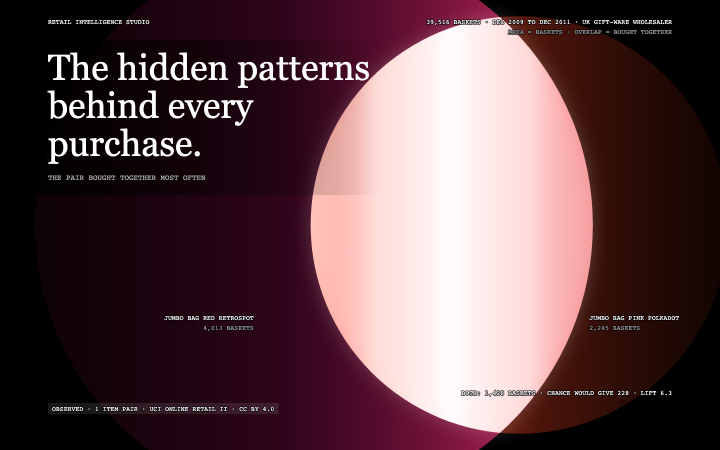
#> input picture design/sketches/pair-s00-d.png, 1440 x 900 px, given in place of 06-futures-a-busier.png, which was not available (shown at 1/2 size)
$ python compose_sheet.py
#> lines starting #> are read from the running program, lines starting #| are printed output that depends on the picture; pictures that were not available may be replaced by others from this repository, and a replacement may not be noted
#> `sheet = Image.new("RGB", (4 * W + 5 * G + 140, ROWS * (H + LAB) + (ROW..`: sheet: PIL image 1716x1072 RGB; every value is 17
"""Composes distinctness-sheet.png (240px-tall tiles, ENGINEERING_DECISIONS #17) and p09-pair-check.png.
Real build frames for P01-P05; P06, P07, P08 and P10 have no build frames yet, so their CD sketches are used and labelled.
Run from the project root: uv run --with pillow python design/sketches/compose_sheet.py
"""
from pathlib import Path
from PIL import Image, ImageDraw, ImageOps

HERE = Path(__file__).parent
PJ = HERE / "../../.."
tiles = [
    (PJ / "01-atlas-human-mobility/artifacts/evidence/stage-b3/1440x900/06-futures-a-busier.png", "P01 REAL FRAME: STROKED RING, CHORDS"),
    (PJ / "02-market-microstructure-lab/artifacts/evidence/stage-a/1440x900/00-s00-t3600.png", "P02 REAL FRAME: ELECTRIC ORB, S00"),
    (PJ / "03-climate-signal-observatory/artifacts/evidence/stage-a/1440x900/01-s00-t4600-end.png", "P03 REAL FRAME: SOLAR GLOBE, S00 END"),
    (PJ / "04-pulse-energy-grid/artifacts/evidence/stage-b/1440x900/fix1-s00-t3500.png", "P04 REAL FRAME: DAY ROSE, S00"),
    (PJ / "05-economic-atlas/artifacts/evidence/stage-a/1440x900/01-s00-t4600-end.png", "P05 REAL FRAME: SEED HEAD, S00 END"),
    (PJ / "06-sentinel-anomaly-lab/design/sketches/lens-s00-d.png", "P06 SKETCH (NO FRAMES): THE LENS"),
    (PJ / "07-supply-chain-orchestra/design/sketches/dock-s00-d.png", "P07 SKETCH (NO FRAMES): CROSS-DOCK"),
    (PJ / "08-healthscape/design/sketches/tissue-s00-d.png", "P08 IN-PROGRESS SKETCH: TISSUE DISC"),
    (PJ / "10-decision-universe/design/sketches/turn-s00-d.png", "P10 SKETCH (APPROVED): THE TURN"),
    (HERE / "pair-s00-d.png", "P09 SKETCH: COMMON GROUND, S00 END"),
    (HERE / "pair-s00-t0-d.png", "P09 SKETCH: S00 T0, AT CHANCE"),
    (HERE / "pair-s03b-d.png", "P09 SKETCH: S03B COHORT X MONTH 12"),
    (HERE / "pair-s05-d.png", "P09 SKETCH: S05 STOCK X DEMAND"),
]
W, H, LAB, G = 384, 240, 18, 8


def fit(p):
    im = Image.open(p).convert("RGB")
#> im is the input picture: PIL image 1440x900 RGB; mean R, G, B 96, 69.1, 74
    return ImageOps.fit(im, (W, H), Image.LANCZOS) if abs(im.width / im.height - W / H) > 0.2 else im.resize((W, H), Image.LANCZOS)
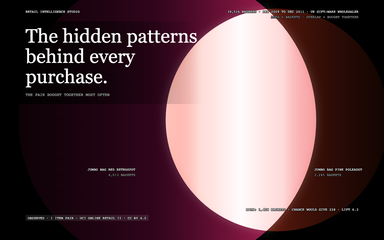
#> returned value: PIL image 384x240 RGB; mean R, G, B 95.9, 69.2, 74


ROWS = -(-len(tiles) // 4)
sheet = Image.new("RGB", (4 * W + 5 * G + 140, ROWS * (H + LAB) + (ROWS + 1) * G), "#111")
d = ImageDraw.Draw(sheet)
for i, (p, label) in enumerate(tiles):
    x, y = G + (i % 4) * (W + G), G + (i // 4) * (H + LAB + G)
    sheet.paste(fit(p), (x, y + LAB))
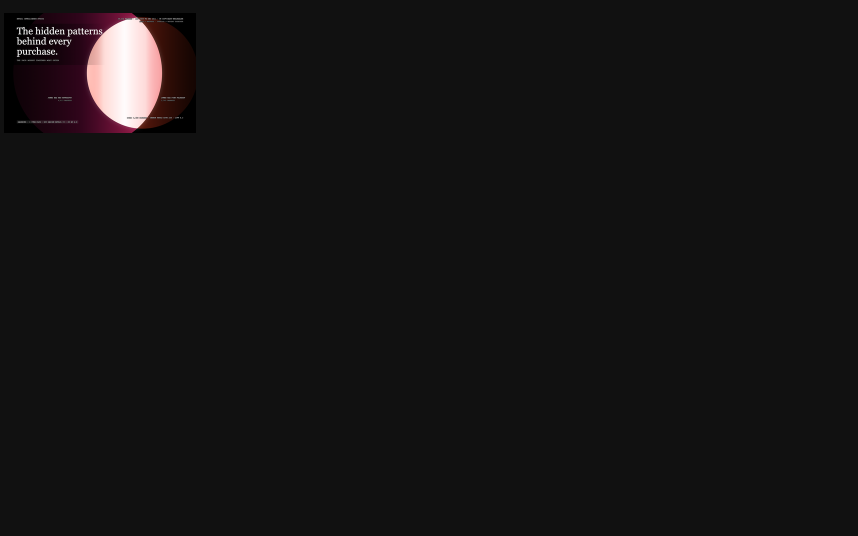
#> sheet: PIL image 1716x1072 RGB (shown at 1/2 size); mean R, G, B 21, 19.6, 19.9
    d.text((x + 2, y + 3), label, fill="#FF8FB0" if label.startswith("P09") else "#fff")
#> pass 2 of the loop `for i, (p, label) in enumerate(tiles):`:
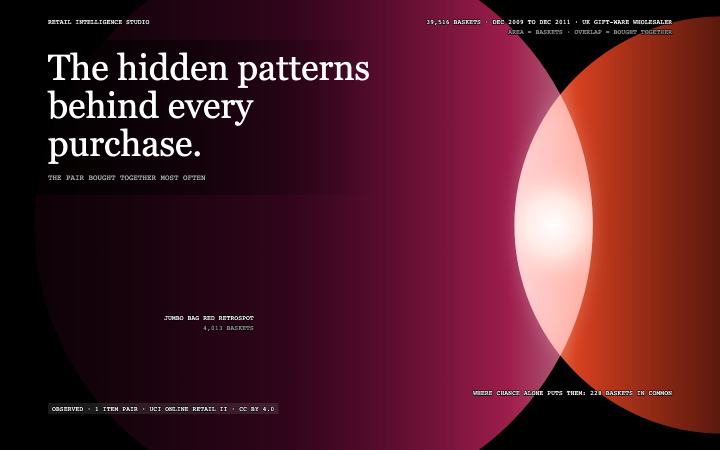
#> input picture design/sketches/pair-s00-t0-d.png, 1440 x 900 px, given in place of 00-s00-t3600.png, which was not available (shown at 1/2 size)
#> in fit, im is the input picture: PIL image 1440x900 RGB; mean R, G, B 82.1, 28.7, 39.8
#> in fit (call 2), `return ImageOps.fit(im, (W, H), Image.LANCZOS) if abs(im.width / im.he..`:
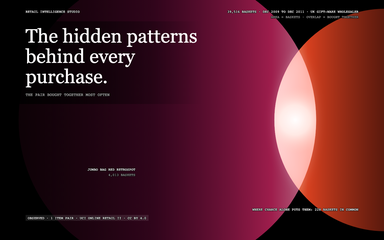
#> returned value: PIL image 384x240 RGB; mean R, G, B 82.1, 28.8, 39.8
#> `sheet.paste(fit(p), (x, y + LAB))`:
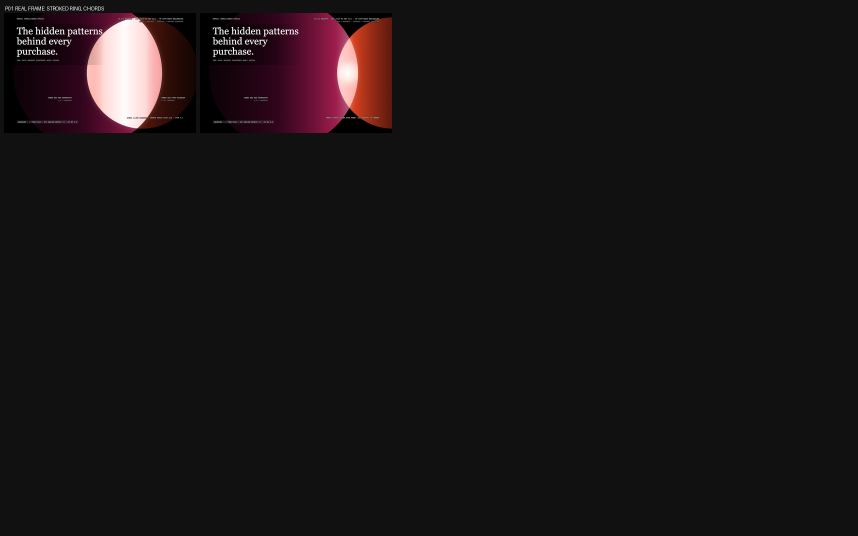
#> sheet: PIL image 1716x1072 RGB (shown at 1/2 size); mean R, G, B 24.3, 20.3, 21.1
#> (the run stopped early here; a loop or call above may not have finished)
